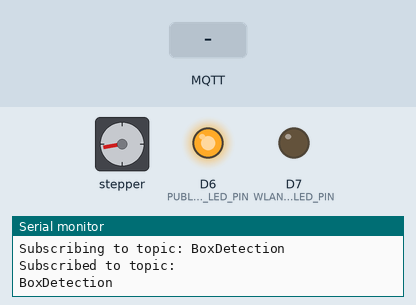
This sketch was run on a simulated Arduino MKR. Shown: stepper motor, output pins drawn as LEDs (lit = HIGH), the last lines printed to the serial monitor. Wiring (inferred from the names in the program): stepper motor driver (200 steps per turn assumed): step D2; direction D5. The inputs (shaded band) are chosen by the test bench. WiFi joins after 1.5 s; servers stay silent unless stated; no MQTT or app messages arrive unless stated; pins used as bus, display or sensor lines are not drawn.

Above: at 2.7 s.
2.8 s: MQTT message "1" arrives on the first subscribed topic
At 3.5 s:
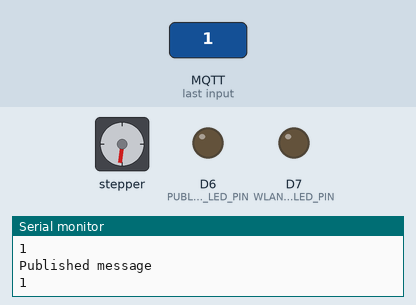
4.3 s: MQTT message "0" arrives on the first subscribed topic
At 4.45 s:
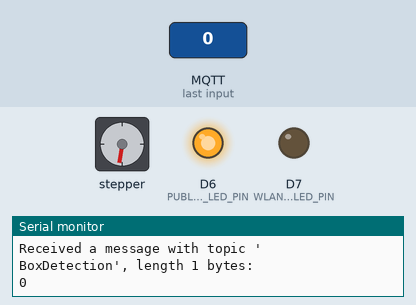
7.3 s: MQTT message "1" arrives on the first subscribed topic
At 8.2 s:
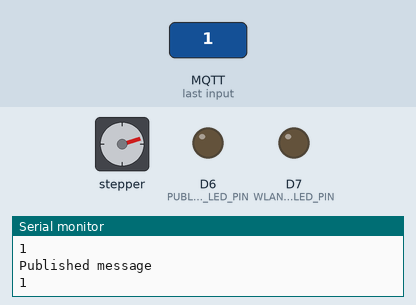
8.8 s: MQTT message "0" arrives on the first subscribed topic
At 8.95 s:
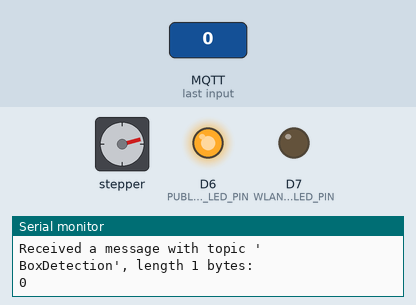
Timing chart, 0 to 21.7 s (numbered marks = the images above; inputs shaded):
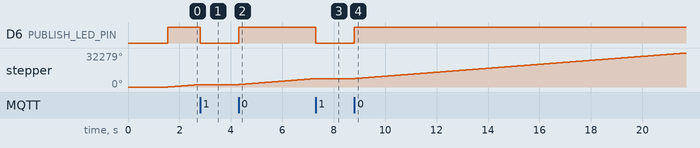

Measured:
- after the input at 2.8 s, D6 (PUBLISH_LED_PIN): HIGH → LOW at once
- after the input at 4.3 s, D6 (PUBLISH_LED_PIN): LOW → HIGH at once; stepper: keeps turning clockwise at about 1883°/s, starting at once
- after the input at 7.3 s, D6 (PUBLISH_LED_PIN): HIGH → LOW at once
- after the input at 8.8 s, D6 (PUBLISH_LED_PIN): LOW → HIGH at once; stepper: keeps turning clockwise at about 1883°/s, starting at once

The sketch:

main.ino
```cpp
#include "WLAN.h"
#include "MQTT.h"

#define stepPin 2
#define dirPin 5
#define WLAN_CONNECTED_LED_PIN 7
#define SUBSCRIBE_TO_COLOR_SENSOR_LED_PIN 5

void setup() {
  Serial.begin(9600);
  while (!Serial) {
    ; // wait for serial port to connect. Needed for native USB port only
  }
  pinMode(stepPin, OUTPUT);
  pinMode(dirPin, OUTPUT);
  digitalWrite(dirPin, HIGH);

  pinMode(LED_BUILTIN, OUTPUT);
  pinMode(WLAN_CONNECTED_LED_PIN, OUTPUT);
  pinMode(SUBSCRIBE_TO_COLOR_SENSOR_LED_PIN, OUTPUT);

  connectToWifi();

  connectToMQTTBroker();

  mqttClient.onMessage(onMqttMessage); // Set callback

  subscribeToTopic("BoxDetection");

  digitalWrite(LED_BUILTIN, HIGH);
  digitalWrite(dirPin, HIGH);
  digitalWrite(stepPin, HIGH);
  delayMicroseconds(400);
  digitalWrite(stepPin, LOW);
  delayMicroseconds(400);
}

void loop() {
if (!mqttClient.connected()) {
    digitalWrite(LED_BUILTIN, LOW);
    connectToWifi();
    connectToMQTTBroker();
    digitalWrite(LED_BUILTIN, HIGH);
    digitalWrite(dirPin, HIGH);
    digitalWrite(stepPin, HIGH);
    delayMicroseconds(400);
    digitalWrite(stepPin, LOW);
    delayMicroseconds(400);
  } else if (canContinue) {
    digitalWrite(LED_BUILTIN, HIGH);
    digitalWrite(dirPin, HIGH);
    digitalWrite(stepPin, HIGH);
    delayMicroseconds(400);
    digitalWrite(stepPin, LOW);
    delayMicroseconds(400);
  } else {
    digitalWrite(LED_BUILTIN, LOW);
    digitalWrite(dirPin, LOW);
    digitalWrite(stepPin, LOW);
  }
  mqttClient.poll();
}
```

MQTT.h
```cpp
#ifndef MQTT_h
#define MQTT_h
#define PUBLISH_LED_PIN 6
#include "Arduino.h"
#include <ArduinoMqttClient.h>

char broker[] = "192.168.214.44";
int port = 1883;

unsigned int canContinue = 1;

MqttClient mqttClient(wifiClient);

void connectToMQTTBroker(){

  if (!mqttClient.connect(broker, port)) {
    while (1);
  }

  Serial.println("Connected to MQTT broker\n");

}

void publishMessage(String message, String topic){

  digitalWrite(PUBLISH_LED_PIN, HIGH);
  Serial.println("Publishing message ... \n");
  Serial.print(message);
  Serial.println();

  mqttClient.beginMessage(topic);
  mqttClient.print(message);
  mqttClient.endMessage();

  Serial.println("Published message \n");
  Serial.print(message);
  Serial.println();
  digitalWrite(PUBLISH_LED_PIN, LOW);

}

void subscribeToTopic(String subscribingTopic){

  Serial.print("Subscribing to topic: ");
  Serial.println(subscribingTopic);
  Serial.println();

  // subscribe to a topic
  mqttClient.subscribe(subscribingTopic);

  Serial.println("Subscribed to topic: \n");
  Serial.println(subscribingTopic);
  Serial.println();

}

void onMqttMessage(int messageSize) {
  Serial.println("Received a message with topic '");
  Serial.print(mqttClient.messageTopic());
  Serial.print("', length ");
  Serial.print(messageSize);
  Serial.println(" bytes:");

  String message = "";
  while (mqttClient.available()) {
    char c = (char)mqttClient.read();
    message += c;
    Serial.print(c);
  }
  Serial.println();
  Serial.println();


  if (message == "1") {
    canContinue = 0;
    publishMessage("1", "ConveyorBeltReading");
  } else if (message == "0") {
    canContinue = 1;
  }
}


#endif
```

WLAN.h
```cpp
#ifndef WLAN_h
#define WLAN_h
#include "Arduino.h"
#include <WiFiNINA.h>

char ssid[] = "Galaxy";
char pass[] = "andrew2020";

WiFiClient wifiClient;

void connectToWifi(){

  // attempt to connect to Wifi network:
  Serial.print("Attempting to connect to WPA SSID: ");
  Serial.println(ssid);
  while (WiFi.begin(ssid, pass) != WL_CONNECTED) {
    // failed, retry
    Serial.print(".");
    delay(5000);
  }

  Serial.println("You're connected to the network");
  Serial.println();

}

#endif
```
